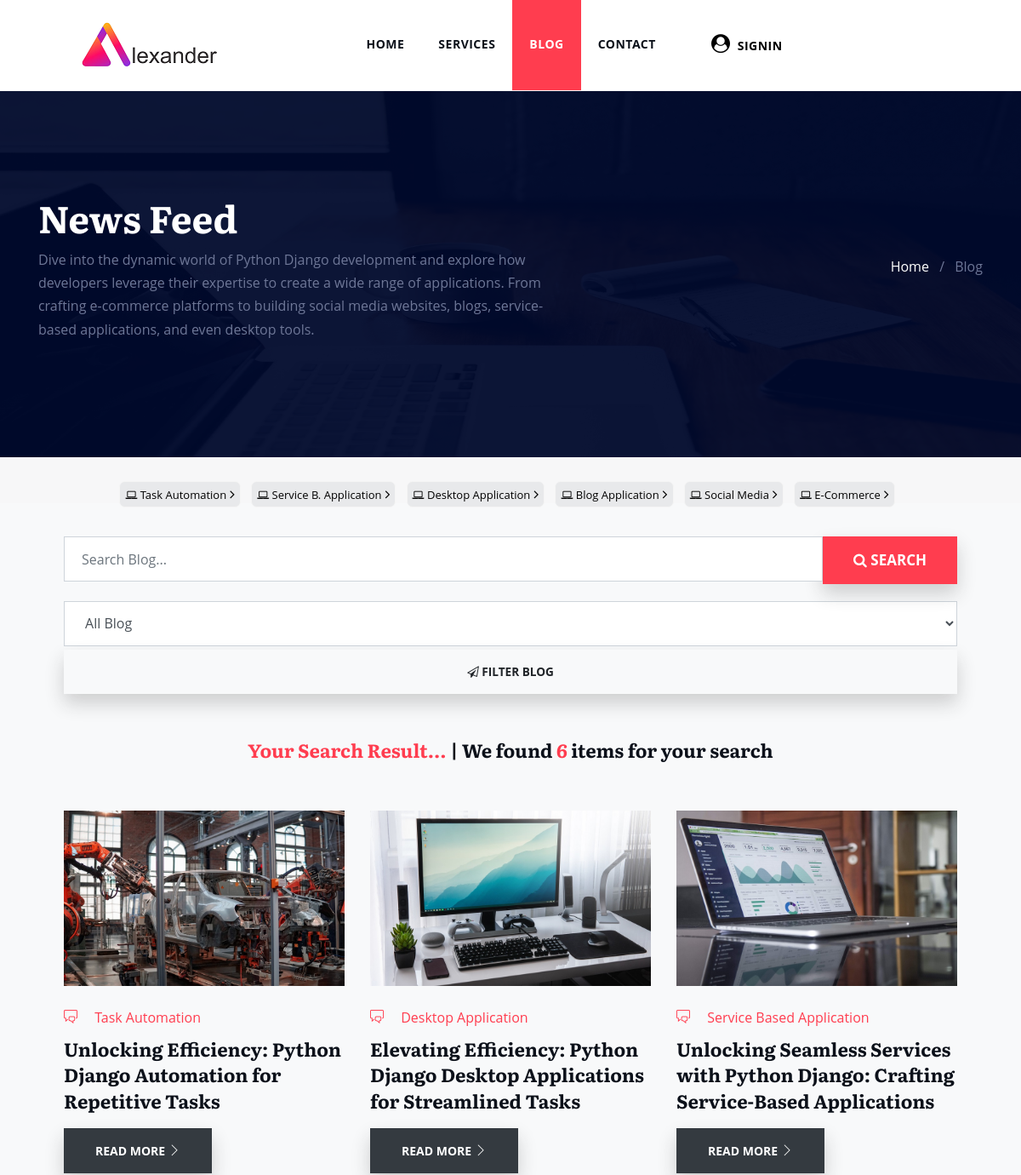
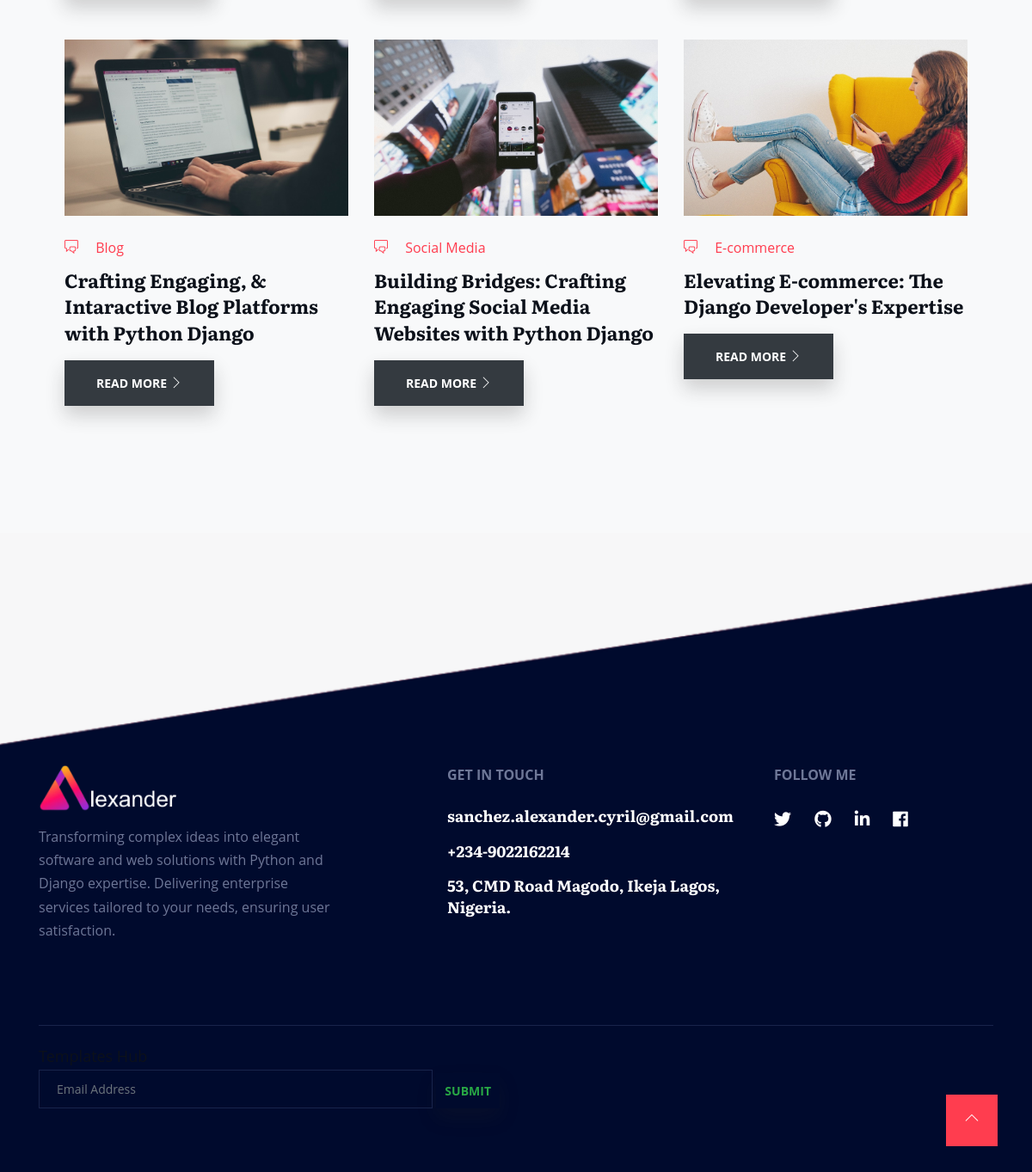
/search_results/, run on the app's committed database (2 pictures, top to bottom).
### App/models.py (models this page shows, shortened)
class Category(models.Model):
    name = models.CharField(max_length=255)
    created = models.DateTimeField(auto_now_add=True, null=True, blank=True)
    updated = models.DateTimeField(auto_now=True, null=True, blank=True)
    class Meta:
        ordering = ('-created',)

class Blog(models.Model):
    class NewManager(models.Manager):
        def get_queryset(self):
            return super().get_queryset().filter(status='published')
    options = (
            ('draft', 'Draft'),
            ('published', 'Published'),
        )
    title = models.CharField(max_length=255)
    overview = tinymce_models.HTMLField()
    highlight = models.CharField(max_length=255)
    content1 = tinymce_models.HTMLField()
    image = models.ImageField(upload_to='blog_images/')
    author = models.ForeignKey(Author, on_delete=models.CASCADE)
    blog_category = models.ForeignKey(Category, on_delete=models.PROTECT, default=1)
    tags = models.ManyToManyField(Tag)
    cate_name = models.CharField(max_length=500)
    featured = models.BooleanField(default='Select')
    view_count = models.IntegerField(default = 0)
    timestamp = models.DateTimeField(auto_now_add=True)
    favourites = models.ManyToManyField(User, related_name='favourite', default=None, blank=True)
    status = models.CharField(max_length=10, choices=options, default='draft')
    objects = models.Manager()  # default manager
    newmanager = NewManager()  # custom manager
    slug = models.SlugField(max_length=250, unique=True, null=True)
    publish = models.DateTimeField(default=timezone.now)
    created = models.DateTimeField(auto_now_add=True, null=True, blank=True)
    updated = models.DateTimeField(auto_now=True, null=True, blank=True)
    class Meta:
        ordering = ('-publish',)
    def __str__(self):
        return self.title
    def get_absolute_url(self):
        return reverse('blog_single', args=[self.slug])

### App/views.py (the view, shortened to what this page needs)
# urls.py: path("search_results/", views.search_results, name="search_results"),
def search_results(request):
    page_title = "Search Blog"
    search_queryset = Blog.objects.all()
    category_list = Category.objects.exclude(name='default')
    profile_image = ''
    if request.user.is_authenticated:
        profile_image = Profile.objects.filter(user=request.user)
    blog = ''
    form = BlogFilterForm(request.GET)
    if form.is_valid():
        blog_name = form.cleaned_data['blog_name']
        if blog_name:
            search_queryset = search_queryset.filter(title=blog_name)
    query = request.GET.get('q')
    context = {
        'search_queryset': search_queryset,
        'page_title':page_title,
        'category_list':category_list,
        'form':form,
        'blog':blog,
        'profile_image':profile_image,
    }
    return render(request, 'search_results.html', context)

### App/forms.py
class BlogFilterForm(forms.Form):
    blog_name = forms.ModelChoiceField(queryset=Blog.objects.all(), empty_label="All Blog", required=False)

### App/templates/search_results.html (shortened to what this page needs)
{% extends 'base.html' %}
{% load static %}
{% load active_link_tags %}
{% load widget_tweaks %}
{% block content %}
{% include 'navbar.html' %}
<div style="background:#f7f7f8;">
	<section class="page-title bg-2" id="slider">
		<div class="container-fluid" style="width:95%;">
		  <div class="row align-items-center">
			<div class="col-lg-7">
				<h1> News Feed</h1>
				<p>Dive into the dynamic world of Python Django development and explore how developers
					leverage their expertise to create a wide range of applications. From crafting
					e-commerce platforms to building social media websites, blogs, service-based
					applications, and even desktop tools.</p>
			</div>
			<div class="col-lg-5">
			  <ul class="list-inline header-breadcumb text-lg-right mt-5 mt-lg-0">
				<li class="list-inline-item"><a href="{% url 'home' %}">Home</a></li>
				<li class="list-inline-item">/</li>
				<li class="list-inline-item">Blog</li>
			  </ul>
			</div>
		  </div>
		</div>
	  </section>
	  <br>
	  <br>
<section class="section" id="slider" style="background:#f8f9fa;">
	<div class="container-fluid" style="width:90%;">
		<div class="row justify-content-center">
			<div class="col-lg-12">
				<div class="section-title text-center">
						<div class="container-fluid category text-center" style="margin-top:-140px; margin-bottom:30px; padding:20px;">
							{% for category in category_list %}
								<a href="/category/{{ category.name}}">
									<button class="course_button text-center mr-2 mb-2 padding-bottom:25px !important;">
										<span style="font-size:13px;"><i class="fa fa-laptop"></i> {{ category.name|title }}</span>
										<span class="button_arrow">
											<i class="fa fa-angle-right" aria-hidden="true"></i>
										</span>
									</button>
								</a>
							{% endfor %}
				</div>
				<form action="{% url 'search_results' %}" class="search-form" role="search" style="margin-top:-40px; margin-bottom:40px;">
					<div class="input-group">
					  <input type="text" class="form-control input-lg" name="q" placeholder="Search Blog...">
					  <span class="input-group-btn">
						<button class="btn btn-success btn-lg" type="submit" style="background:#FF3D4F; border:1px solid #FF3D4F;">
							<span style="font-size:17px; cursor:pointer;"><i class="fa fa-search"></i> Search</span></button>
					  </span>
					</div>
				  </form>
				<div style="margin-bottom:60px; margin-top:-20px;">
					<form method="get">
						{% render_field form.blog_name class="form-control" name="blog_name" type="text" %}
						<button type="submit" class="btn bg-gradient-primary w-100 my-1 mb-1 blog-btn"
							style="cursor:pointer; font-size:13.6px; font-weight:bold;">
							<i class="fa fa-send-o" style="font-size:13.6px;"></i>
								FILTER Blog
						</button>
					</form>
				</div>
                  <div class="container text-center" style="margin-top:-13px;">
                    <h4><span style="color:#FF3D4F; text-align:center;">Your Search Result...</span> |
                        We found <span style="color:#FF3D4F;"> {{ search_queryset|length }} </span> items for your search
                    </h4>
                    <br>
                    </div>
			</div>
		</div>
        <div class="container-fluid" style="margin-top:-50px; width:97;">
		<div class="row">
			{% if search_queryset %}
            {% for obj in search_queryset %}
				<div class="col-lg-4 col-md-6 ">
					<div class="blog-item mb-5 mb-lg-12">
						<a href="{{obj.get_absolute_url}}" >
						<img src="{{obj.image.url}}" alt="" class="img-fluid">
						<div class="content mt-4">
							<span class="timecount" style="color:#FF3D4F;">
                                <i class="ti-comments mr-3"></i>
                                {{obj.cate_name}}
                            </span>
							<h4 class="mb-3 mt-2"><a href="{{obj.get_absolute_url}}">{{obj.title}}</a></h4>
							<a href="{{obj.get_absolute_url}}" class="btn btn-dark">Read More <i class="ti-angle-right"></i></a>
						</div>
					</div>
				</div>
				{% endfor %}
                {% else %}
                <div class="container text-center" style="margin-top:-25px; font-size:22px; color:#d41618; color:gray;">
                NO MATCH FOUND FOR YOUR SEARCH
                    <img src="{% static 'assets/images/404.png' %}" alt="img"
                    style="width:20%; padding-bottom:-50px;">
                </div>
            {% endif %}
        </div>
		</div>
	</section>
{% include 'footer.html' %}
{% endblock %}

### static/assets/css/style.css (style rules this page uses)
body { line-height: 1.7; font-family: "Open Sans", sans-serif; -webkit-font-smoothing: antialiased; font-size: 16px; color: #6e7797; overflow-x: hidden; }
h1, .h1, h2, .h2, h3, .h3, h4, .h4, h5, .h5, h6, .h6 { font-family: "Literata", serif; font-weight: 700; color: #0c111a; }
h1 { font-size: 44px; line-height: 1.3; }
h4 { font-size: 22px; line-height: 1.4; }
h1 a, h2 a, h3 a, h4 a, h5 a, h6 a { color: inherit; }
.btn { display: inline-block; font-size: 14px; letter-spacing: 0px; padding: 14px 35px; text-transform: uppercase; font-weight: 700; border-radius: 3px; border: 2px solid transparent; transition: all 0.3s ease 0s; border-radius: 0px; box-shadow: 0 11px 22px rgba(34, 34, 34, 0.2); }
.section { padding: 100px 0; }
.section-title { margin-bottom: 70px; }
a { color: #0c111a; transition: all .25s ease; }
.form-control { height: 53px; border-radius: 0px; padding-left: 20px; }
.page-title { padding: 120px 0px; background: #000a2d; background: url("../images/page-header.jpg") no-repeat; background-size: cover; position: relative; }
.page-title:before { position: absolute; content: ""; left: 0px; top: 0px; background: #000a2d; width: 100%; height: 100%; opacity: .95; }
.page-title h1 { color: #fff; }
.header-breadcumb li a { color: #fff; }

### App/templates/search_results.html (style rules this page uses)
.category button { background:#E8E9EB; border:1.5px solid #F5F5F5; border-radius:7px; }

### data on the page
Category: name "Task Automation"
Category: name "Service B. Application"
Category: name "Desktop Application"
Category: name "Blog Application"
Category: name "Social Media"
Category: name "E-Commerce"
Blog: image (picture), cate_name "Task Automation", title "Unlocking Efficiency: Python Django Automation for Repetitive Tasks"
Blog: image (picture), cate_name "Desktop Application", title "Elevating Efficiency: Python Django Desktop Applications for Streamlined Tasks"
Blog: image (picture), cate_name "Service Based Application", title "Unlocking Seamless Services with Python Django: Crafting Service-Based Applications"
Blog: image (picture), cate_name "Blog", title "Crafting Engaging, & Intaractive Blog Platforms with Python Django"
Blog: image (picture), cate_name "Social Media", title "Building Bridges: Crafting Engaging Social Media Websites with Python Django"
Blog: image (picture), cate_name "E-commerce", title "Elevating E-commerce: The Django Developer's Expertise"

### other printed values
{{ search_queryset|length }} "6"
